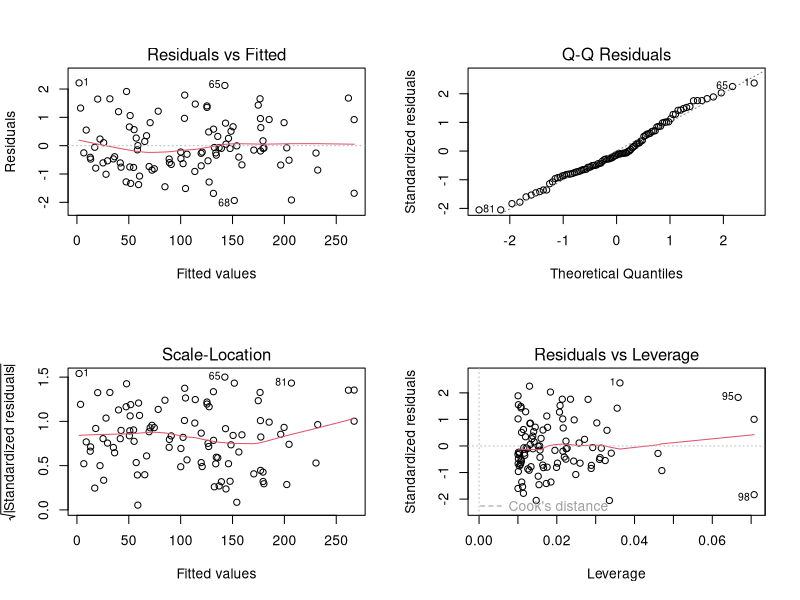

Recreate this plot in R. (Note: this script raises an error after producing the figure.)

# Stock to Flow model

# Load necessary packages
library(tidyverse)
library(sandwich)

# Generate dummy data
set.seed(123)
n = 100
years = seq(2020, 2020 + n - 1)

# cumulative sum to ensure increasing stock
stock = cumsum(rnorm(n, mean = 10, sd = 2))

# flow with some randomness
flow = rnorm(n, mean = 10, sd = 2)

# price based on S2F ratio (2 is a dummy coefficient)
price = 2 * stock / flow + rnorm(n)

# Create a data frame
df <- data.frame(years, stock, flow, price)

# Calculate S2F ratio
df <- df %>%
    mutate(s2f = stock / flow)

# Simple linear regression of price on S2F ratio
fit <- lm(price ~ s2f, data = df)

# Print summary of the model
summary(fit)

# Check assumptions of linear regression
par(mfrow = c(2, 2))
plot(fit)

# If there's heteroscedasticity (unequal variance),
#   we might want to use robust standard errors
coeftest(fit, vcov = vcovHC(fit))
# t test of coefficients:
#           Estimate Std.  Error     t value  Pr(>|t|)
# (Intercept) -0.0197139  0.2022336  -0.0975   0.9225
#     s2f     2.0026179   0.0034025 588.5769   <2e-16 ***
#     ---
#     Signif. codes:  0 '***' 0.001 '**' 0.01 '*' 0.05 '.' 0.1 ' ' 1

# Predict price based on S2F ratio
df$predicted_price <- predict(fit, newdata = df)

# Compute the sequence of years with an increment of 1
year_breaks <- seq(min(df$years), max(df$years), by = 1)

# Plot actual price vs. predicted price
ggplot(df, aes(x = years)) +
    geom_line(aes(y = price, color = "Actual Price")) +
    geom_line(aes(y = predicted_price, color = "Predicted Price")) +
    labs(x = "Year", y = "Price") +
    theme_minimal() +
    theme(legend.title = element_blank()) +
    scale_x_continuous(breaks = year_breaks)

# much cleaner without using the years_break object
# plot actual price vs. predicted price
ggplot(df, aes(x = years)) +
    geom_line(aes(y = price, color = "Actual Price")) +
    geom_line(aes(y = predicted_price, color = "Predicted Price")) +
    labs(x = "Year", y = "Price") +
    theme_minimal() +
    theme(legend.title = element_blank(),
          axis.text.x = element_text(angle = 45, hjust = 1)) +
    scale_x_continuous(breaks = seq(min(df$years),
                                    max(df$years),
                                    by = 1),
                       limits = c(min(df$years),
                                  max(df$years)))
